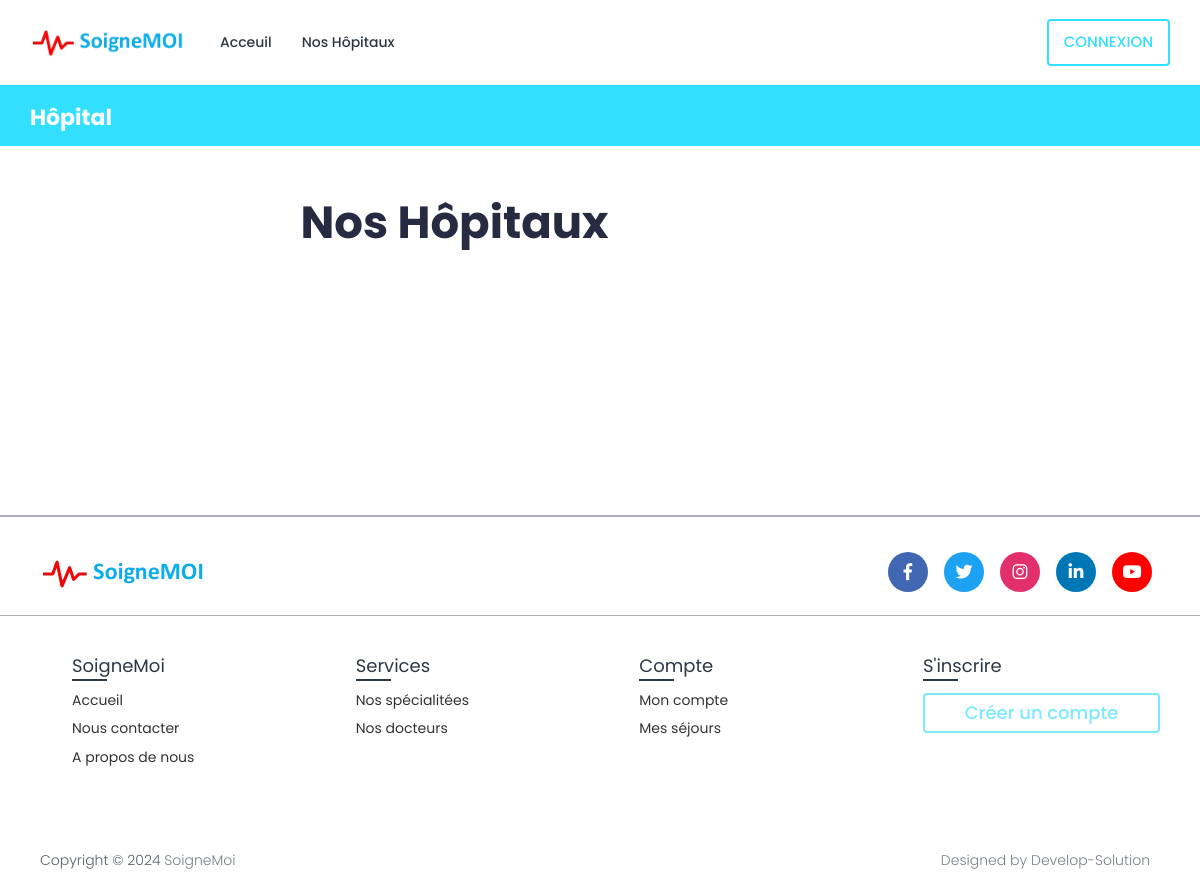
Before: /list-hospital/ with the older database file.
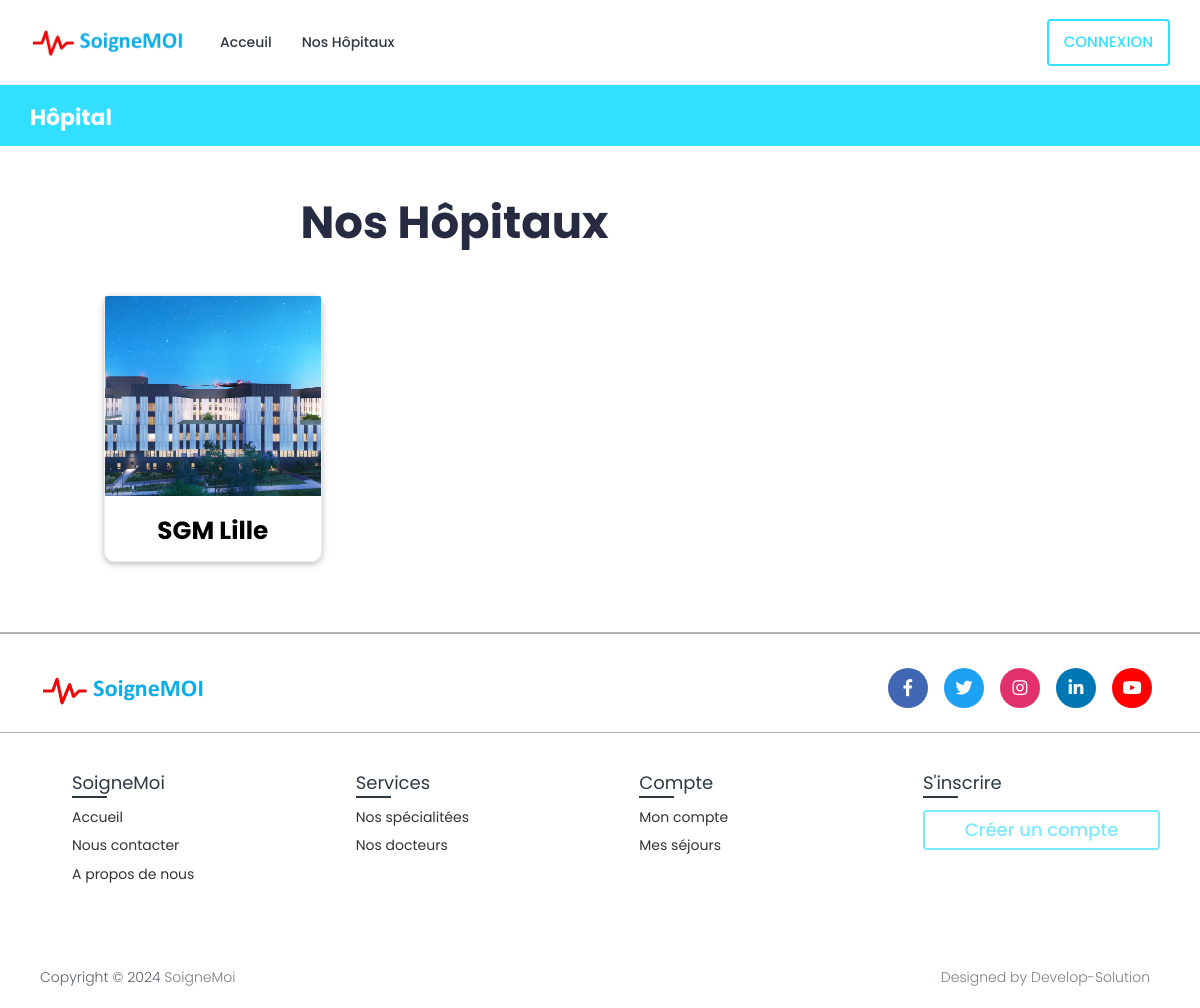
After: the same page with the newer database file.
### book/models.py (models this page shows, shortened)
class Hospital(models.Model):
    hospital_id = models.AutoField(primary_key=True)
    name = models.CharField(max_length=200, null=True, blank=True)
    address = models.CharField(max_length=200, null=True, blank=True)
    featured_image = models.ImageField(upload_to='hospitals/', default='hospitals/default.png', null=True, blank=True)
    description = models.TextField(null=True, blank=True)
    email = models.EmailField(max_length=200, null=True, blank=True)
    phone_number = models.CharField(max_length=10,null=True, blank=True)

### book/views.py (the view)
# urls.py: path('list-hospital/', views.list_hospital, name='list-hospital'),
@csrf_exempt
def list_hospital(request):
    hospitals = Hospital.objects.all()
    custom_range, hospitals = paginateHospitals(request, hospitals, 3)
    context = {'hospitals': hospitals,'custom_range': custom_range}
    return render(request, 'book/administration/list-hospital.html', context)

### book/utils.py (called while the page is built)
def paginateHospitals(request, hospitals, results):
    page = request.GET.get('page')
    paginator = Paginator(hospitals, results)
    try:
        hospitals = paginator.page(page)
    except PageNotAnInteger:
        page = 1
        hospitals = paginator.page(page)
    except EmptyPage:
        page = paginator.num_pages
        hospitals = paginator.page(page)
    leftIndex = (int(page) - 4)
    if leftIndex < 1:
        leftIndex = 1
    rightIndex = (int(page) + 5)
    if rightIndex > paginator.num_pages:
        rightIndex = paginator.num_pages + 1
    custom_range = range(leftIndex, rightIndex)
    return custom_range, hospitals

### templates/book/administration/list-hospital.html (shortened to what this page needs)
{% extends 'book/base.html' %}
{% load static %}
{% block content %}
{% load static %}
<body>
	<div class="main-wrapper">
		<div class="breadcrumb-bar">
			<div class="container-fluid">
				<div class="row align-items-center">
					<div class="col-md-6 col-6">
						<h2 class="breadcrumb-title">Hôpital</h2>
					</div>
				</div>
			</div>
		</div>
		<div class="content">
			<div class="container-fluid">
				<div class="row">
					<div class="col-md-7 col-lg-8 col-xl-9">
						<section class="wrapper" style="height: 0px;">
							<div class="container-fostrap" style="padding-top: 0px;">
								<h1 class="card-title" style="text-align: center;font-size: 45px;">Nos Hôpitaux</h1>
								<div class="content">
									<div class="container">
										<div class="row">
											{% for hospital in hospitals %}
											<div class="col-xs-12 col-sm-4">
												<div class="card">
													<a class="img-card" href="#">
													<img src="{{hospital.featured_image.url}}" />
												  </a>
													<div class="card-content">
														<h4 class="card-title">
															<a href="#"> {{hospital.name}}
														  </a>
														</h4>
													</div>
												</div>
											</div>
											{% endfor %}
										</div>
									</div>
								</div>
							</div>
						</section>
					</div>
				</div>
			</div>
		</div>
	</div>
</body>
{% endblock content %}

Changed rows visible on the page:
added Hospital: featured_image (picture), name "SGM Lille"
